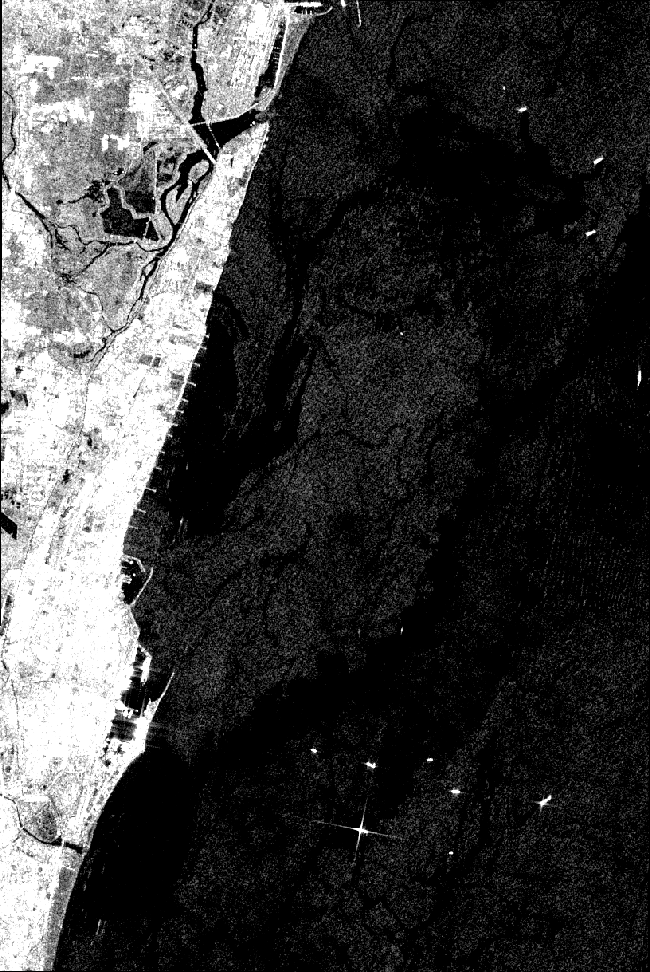
#> input picture cases/_archive/case-ennore-2017/sar.png, 650 x 972 px
$ python -i darkspot.py   (imports and definitions only)
#> lines starting #> are read from the running program, lines starting #| are printed output that depends on the picture
"""
darkspot.py — Phase 2 dark-spot finder, version 2. Owner: Soumirya.

This IS the v2 detector; it replaced the v1 file of the same name. Same public entry points
(`load_scene`, `detect`) and the same region-dict shape, so features.py /
make_labels.py keep working. Adds `detect_array` for arrays that don't come
from a Zenodo TIF (e.g. the GEE float GeoTIFF for Ennore).

WHY v1 FAILED (proved on synthetic data — see test_synthetic.py):
  v1 thresholded each pixel at  local_mean - k * local_std  using an annulus.
  The annulus protects a *compact* blob from contaminating its own stats, but a
  slick is a LINE: it leaves the guard box and runs straight through the
  annulus. Every pixel on a streak therefore has 20-40% slick in its own
  background sample, which (a) drags the local mean down and (b) inflates the
  local std (two populations mixed). The threshold moves *away* from the
  slick exactly on the slick. A -4 dB streak on a 1 dB sea becomes invisible.
  The std term is the culprit — it is self-defeating for extended targets.

WHAT v2 DOES (this is what SNAP's own Oil-Spill-Detection operator and the
Solberg / Brekke dark-spot literature do, plus two robustness upgrades):
  1. Land + nodata + bright-target masking BEFORE any statistics.
  2. Light speckle smoothing (5x5 median).
  3. "Depth" map = how far below the local surrounding sea each pixel sits, in
     dB. Estimated with a grey-level CLOSING (black top-hat) at several
     scales. A closing is robust to the feature itself (it only looks at the
     surrounding max), it does not ring at step edges (sub-swath seams pass
     through untouched), and thin lines get their full depth.
  4. Thresholds are in dB, RELATIVE TO THE SCENE'S OWN NOISE (median + MAD of
     the depth map over open sea) — never a fixed absolute dB, because Zenodo
     sits at ~-29 dB and GEE S1_GRD sits at ~-20 dB.
  5. Hysteresis: a region must contain a strong core (t_high) but is grown
     out to the weaker t_low, which keeps a whole slick as ONE region without
     letting noise in.
  6. Morphological close + connected components + area filter.

No opening step: opening erodes thin streaks to nothing. Hysteresis + the
area filter do the denoising job without eroding anything.
"""
from __future__ import annotations

import numpy as np
import cv2
from scipy import ndimage as ndi

try:
    import rasterio
except ImportError:  # detect_array still works without rasterio
    rasterio = None


# ---------------------------------------------------------------------------
# Loading
# ---------------------------------------------------------------------------

# [71 lines left out: functions load_scene, prepare, not called in this run]


# ---------------------------------------------------------------------------
# Depth map
# ---------------------------------------------------------------------------

# Background ring around a region: dilate out to RING_OUT, punch out RING_IN so
# the slick's own soft edge does not contaminate its background estimate.
RING_OUT = 25
RING_IN = 5


def _closing(img, size):
    k = cv2.getStructuringElement(cv2.MORPH_RECT, (size, size))
    return cv2.morphologyEx(img, cv2.MORPH_CLOSE, k)


def depth_map(img, scales=(41, 121, 361), smooth_px=3, bg_sigma=3.0, downsample_above=121):
    """dB below the surrounding sea, per pixel.

    depth = closing(BG) - IMG   where
      IMG = lightly smoothed image (small median, keeps 2-3 px streaks alive)
      BG  = strongly smoothed image (gaussian) used ONLY to estimate the
            surrounding-sea level. A closing is a max-filter followed by a
            min-filter; run on noisy pixels it is biased upward by ~2.5 sigma
            (it picks the noise maxima). Smoothing the background copy first
            shrinks that bias to ~nothing, while the closing itself stays
            robust to the feature (a slick narrower than the structuring
            element cannot raise the surrounding max, and a step edge passes
            through a closing unchanged — no ringing at sub-swath seams).
    Max over scales; big scales run on a 4x block-averaged copy for speed."""
    if smooth_px and smooth_px > 1:
        img = cv2.medianBlur(img, smooth_px)  # float32 ok for ksize 3/5
    bg_src = cv2.GaussianBlur(img, (0, 0), bg_sigma) if bg_sigma else img
    depth = np.zeros_like(img)
    h, w = img.shape
    for s in scales:
        if s > downsample_above:
            f = 4
            small = cv2.resize(bg_src, (w // f, h // f), interpolation=cv2.INTER_AREA)
            bg = cv2.resize(_closing(small, max(3, (s // f) | 1)), (w, h), interpolation=cv2.INTER_LINEAR)
        else:
            bg = _closing(bg_src, s | 1)
        np.maximum(depth, bg - img, out=depth)
    return depth


# [162 lines left out: functions noise_floor, hysteresis, clean_mask, extract_regions, detect_array, detect, not called in this run]


# ---------------------------------------------------------------------------
# CLI
# ---------------------------------------------------------------------------

# [50 lines not run here, left out]

>>> import cv2
>>> picture = cv2.imread('../../cases/_archive/case-ennore-2017/sar.png')
#> picture is the input picture: shape (972, 650, 3); min 0, max 255, mean 60.7
>>> result = depth_map(picture)
#> in depth_map, `bg_src = cv2.GaussianBlur(img, (0, 0), bg_sigma) if bg_sigma else img`:
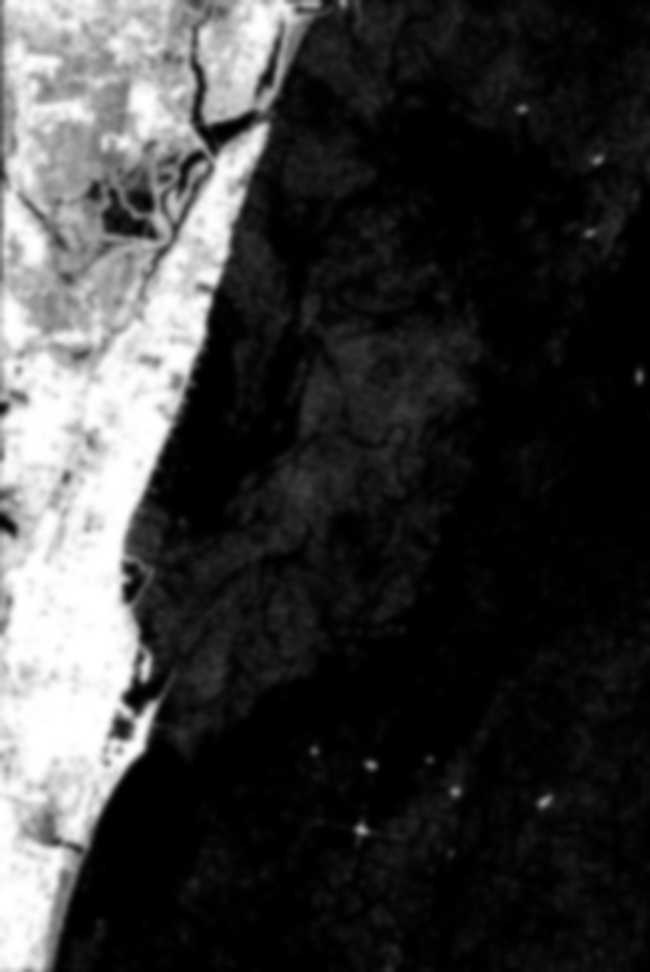
#> bg_src: shape (972, 650, 3); min 0, max 255, mean 58.8
#> (the run stopped early here; a loop or call above may not have finished)
